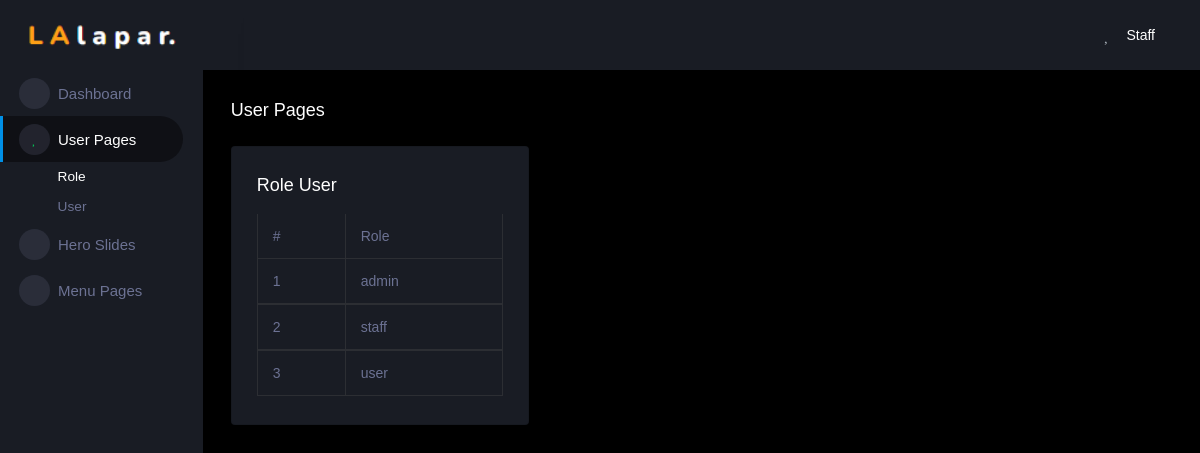
Screenshot of /staff/role_staff.php with the database file from the repository.
### tables this page shows
CREATE TABLE `role` (
  `id` int(11) NOT NULL,
  `role` varchar(25) NOT NULL
);

### staff/role_staff.php (the view, shortened to what this page needs)
<!DOCTYPE html>
<html lang="en">
  <head>
  <link rel="stylesheet" href="asset/vendors/mdi/css/materialdesignicons.min.css">
  <link rel="stylesheet" href="asset/vendors/css/vendor.bundle.base.css">
  <link rel="stylesheet" href="asset/style.css">
</head>
<body>
  <div class="container-scroller">
    <?php
      include('sidebar_staff.php');
    ?>
    <div class="main-panel">
      <div class="content-wrapper">
        <div class="page-header">
          <h3 class="page-title"> User Pages </h3>
        </div>
        <div class="row">
          <div class="col-lg-4 grid-margin stretch-card">
            <div class="card">
              <div class="card-body">
                <h4 class="card-title">Role User</h4>
                <div class="table-responsive">
                  <table class="table table-bordered">
                    <thead>
                      <tr>
                        <th> # </th>
                        <th> Role </th>
                      </tr>
                    </thead>
                    <?php
                      include('../koneksi.php');
                      $query = mysqli_query($koneksi, "SELECT * FROM `role`");
                      $result = mysqli_fetch_all($query, MYSQLI_ASSOC);
                      $no = 1;
                      foreach($result as $result) : ?>
                    <tbody>
                      <tr>
                        <td> <?php echo $no++ ?> </td>
                        <td> <?php echo $result['role'] ?> </td>
                      </tr>
                    </tbody>
                    <?php endforeach; ?>
                  </table>
                </div>
              </div>
            </div>
          </div>
        </div>
      </div>
    </div>
  </div>
</body>
</html>

### rows the page displays
role: role "admin"
role: role "staff"
role: role "user"
